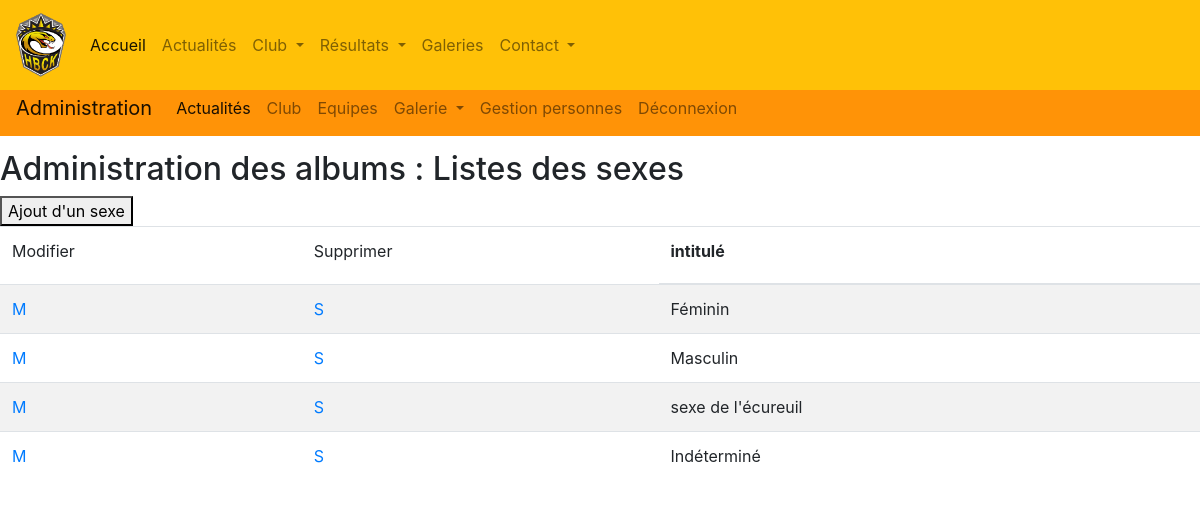
The page /src/body/sexe-liste.php (signed in) on the database its author committed.
### tables this page shows
CREATE TABLE `sexe` (
  `sex_id` int(11) NOT NULL,
  `sex_intitule` varchar(20) NOT NULL,
  `sex_created_at` datetime NOT NULL,
  `sex_updated_at` datetime DEFAULT NULL,
  `sex_deleted_at` datetime DEFAULT NULL
);

### src/class/SexeBase.php (called while the page is built, shortened)
<?php
class SexeBase
{
    public function getSexeActifs($db){
        $sql_pa = "SELECT * FROM sexe where sex_deleted_at is null";
        $rs_pa = $db->query($sql_pa);
        return $rs_pa;
    }
}

### src/body/sexe-liste.php (the view, shortened to what this page needs)
<?php
require_once '../class/SexeBase.php';
$o_pdo = new Database();
$o_conn = $o_pdo->makeConnect();
$o_alb = new SexeBase();
$sexes = $o_alb->getSexeActifs($o_conn);
$sex = $sexes->fetchall();
include('../includes/head.php');
include('../includes/header.php');
?>
<link rel="stylesheet" href="https://stackpath.bootstrapcdn.com/bootstrap/4.4.1/css/bootstrap.min.css">
<h2>Administration des albums : Listes des sexes</h2>
<a href="sexe-details.php?mode=ajout">
    <button type="submit">Ajout d'un sexe</button>
</a>
<table class="table table-striped">
    <thead>
    <tr>
        <td>Modifier</td>
        <td>Supprimer</td>
        <th><label for="prenom">intitulé</label></th>
    </tr>
    </thead>
    <tbody>
    <?php foreach ($sex as $s){ ?>
        <tr>
            <td><a href="sexe-details.php?mode=modif&id_sex=<?php echo $s['sex_id']?>">M</a></td>
            <td><a href="../traitements/sexe-suppression.php?&id_sex=<?php echo $s['sex_id']?>">S</td>
            <td><?php echo $s["sex_intitule"] ?></td>
        </tr>
    <?php } ?>
    </tbody>
</table>

### rows shown on the page
sexe: sex_intitule "Féminin"
sexe: sex_intitule "Masculin"
sexe: sex_intitule "sexe de l'écureuil"
sexe: sex_intitule "Indéterminé"
